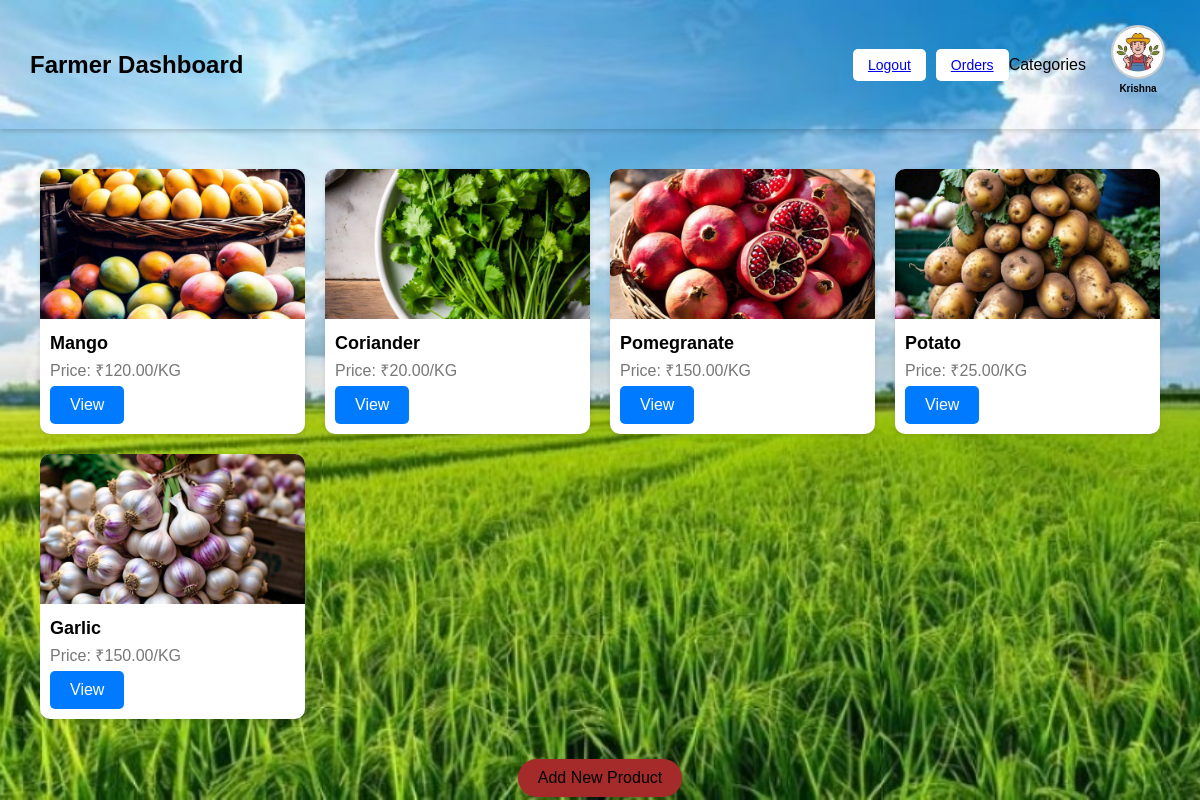
Screenshot of /farmers/1/ with the database file from the repository.
### farmers/models/farmers.py (models this page shows, shortened)
class Farmer(models.Model):
    user = models.OneToOneField(User, on_delete=models.CASCADE, related_name='farmerprofile')
    name = models.CharField(max_length=50)
    email = models.EmailField(unique=True)
    password = models.CharField(max_length=500)
    phone = models.CharField(max_length=15)
    location = models.CharField(max_length=50, null=True, blank=True)
    image = models.ImageField(upload_to='uploads/farmers/', null=True, blank=True)
    quantity = models.PositiveIntegerField(default=0)  # Quantity available for sale by farmer
    def __str__(self):
        return self.name

### farmers/models/products.py (models this page shows, shortened)
class Product(models.Model):
    farmer = models.ForeignKey(Farmer, on_delete=models.CASCADE, related_name='products')
    category = models.ForeignKey(Category, on_delete=models.CASCADE, default=1)
    name = models.CharField(max_length=100)
    price = models.DecimalField(max_digits=10, decimal_places=2)
    description = models.TextField()
    image = models.ImageField(upload_to='uploads/products/')
    quantity=models.DecimalField(max_digits=20, decimal_places=2)

### farmers/views.py (the view, shortened to what this page needs)
# urls.py: path('<int:id>/',Farmer_dashboard.as_view(),name='farmer_dashboard'),
class Farmer_dashboard(View):
    def get(self,request,id):
            farmer = Farmer.objects.get(id=id)
            print(farmer.name)
            try:
                farmer = Farmer.objects.select_related('user').get(id=id)
                print("farmer is ",farmer)
                request.session['farmer_id'] = farmer.id
                products = Product.objects.filter(farmer=farmer)
            except Farmer.DoesNotExist:
                products = []
            products=None
            categories=Category.get_all_categories()
            category_name=request.GET.get('category')
            if category_name:
                products=Product.objects.filter(category__name=category_name, farmer=farmer)
            else:
                products=Product.objects.filter(farmer=farmer)
            data={}
            data['products']=products
            data['farmer']=farmer
            data['categories']=categories
            context = {**data, 'farmer_id': id}
            print('you are : ',request.session.get('email'))
            for product in Product.objects.all():
                 print(product.image.url)
            return render(request,'farmer_dashboard.html',context)

### farmers/models/categories.py (called while the page is built)
    @staticmethod
    def get_all_categories():
        return Category.objects.all()

### farmers/templates/farmer_dashboard.html (shortened to what this page needs)
{% load static %}
<!DOCTYPE html>
<html lang="en">
<head>
    <link rel="stylesheet" href="https://cdnjs.cloudflare.com/ajax/libs/font-awesome/5.15.4/css/all.min.css">
</head>
<body>
    <div class="navbar">
        <div class="logo">Farmer Dashboard</div>
        <div class="menu">
            <div class="orders">
                <a href="{% url 'logout' %}" onclick="return confirm('Are you sure you want to log out?')">Logout</a>
            </div>
            <div class="orders">
                 <a href="{% url 'farmer_orders' id=farmer_id %}" >Orders</a>
            </div>
            <div class="dropdown">
                <span>Categories</span>
            </div>
            <div class="profile-section">
                <a href="{% url 'farmer_profile' id=farmer.id %}">
                    <div class="profile-picture">
                        {% if not farmer.image %}
                            <img src="{{ farmer.image.url }}" alt="{{ farmer.name }}">
                        {% else %}
                            <img src="{% static 'images/default-profile-image.jpg' %}" alt="Default Profile">
                        {% endif %}
                    </div>
                </a>
                <p>{{ farmer.name }}</p>
            </div>
        </div>
    </div>
{% if products %}
    <div class="product-grid" id="productGrid">
        {% for product in products %}
        <div class="product-card">
            <div>
                <img src="{{product.image.url}}" alt="{{ product.name }}">
            </div>
            <div class="details">
                <h3>{{ product.name }}</h3>
                <p>Price: ₹{{ product.price }}/KG</p>
                <a href="{% url 'view_product' product.id %}" class="btn-link">View</a>
            </div>
        </div>
        {% endfor %}
    </div>
{% else %}
    <p>You have not posted any products yet.</p>
{% endif %}
<div class="add-product">
    <a href="{% url 'add_product' %}">Add New Product</a>
</div>
</body>
</html>

### rows the page displays
Farmer: name "Krishna"
Product: image (picture), name "Mango", price "120.00"
Product: image (picture), name "Coriander", price "20.00"
Product: image (picture), name "Pomegranate", price "150.00"
Product: image (picture), name "Potato", price "25.00"
Product: image (picture), name "Garlic", price "150.00"
